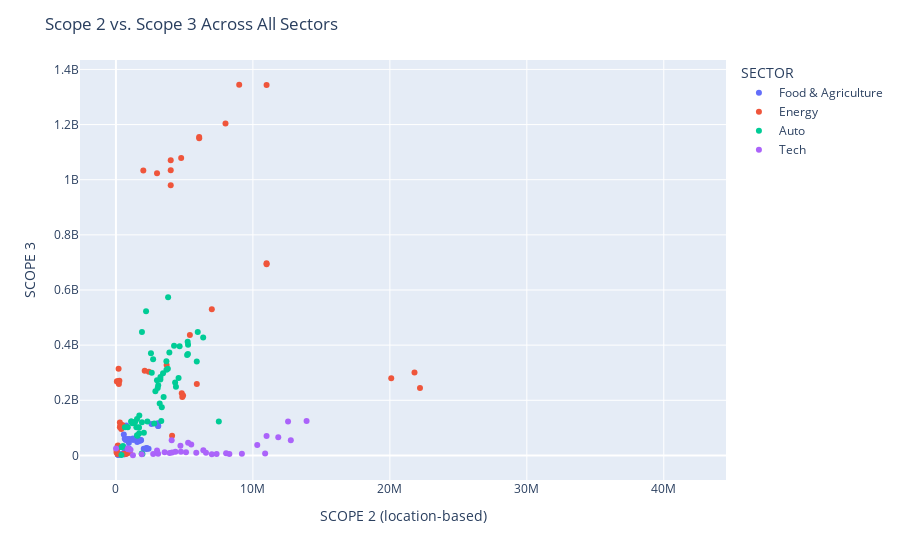

This figure's notebook cell:
### Markdown cell above
### Scope 2 (location-based) vs. Scope 3

### Code cell
# scope 2 (location-based) vs. scope 3 

fig = px.scatter(sectors, x='SCOPE 2 (location-based)', y='SCOPE 3', color='SECTOR', hover_data=['COMPANY NAME'])
fig.update_layout(title='Scope 2 vs. Scope 3 Across All Sectors')
fig.show()

### Figure 1 — Plotly figure (JSON) as saved in the notebook; plotly's stock layout.template omitted (floating-point values rounded to 4 significant figures)
{"data": [{"customdata": [["Anheuser-Busch InBev"], ["Anheuser-Busch InBev"], ["Anheuser-Busch InBev"], ["Anheuser-Busch InBev"], ["Anheuser-Busch InBev"], ["Danone"], ["Danone"], ["Danone"], ["Danone"], ["Danone"], ["Diageo"], ["Diageo"], ["Diageo"], ["Diageo"], ["Diageo"], ["Kellogg’s"], ["Kellogg’s"], ["Kellogg’s"], ["Kellogg’s"], ["Kellogg’s"], ["Molson Coors"], ["Molson Coors"], ["Molson Coors"], ["Molson Coors"], ["Molson Coors"], ["Nestlé"], ["Nestlé"], ["Nestlé"], ["Nestlé"], ["Nestlé"], ["PepsiCo"], ["PepsiCo"], ["PepsiCo"], ["PepsiCo"], ["PepsiCo"], ["Tesco"], ["Tesco"], ["Tesco"], ["Tesco"], ["Tesco"], ["Unilever"], ["Unilever"], ["Unilever"], ["Unilever"], ["Unilever"]], "hovertemplate": "SECTOR=Food & Agriculture<br>SCOPE 2 (location-based)=%{x}<br>SCOPE 3=%{y}<br>COMPANY NAME=%{customdata[0]}<extra></extra>", "legendgroup": "Food & Agriculture", "marker": {"color": "#636efa", "symbol": "circle"}, "mode": "markers", "name": "Food & Agriculture", "orientation": "v", "showlegend": true, "type": "scatter", "x": [2383505, 2215902, 2227758, 2243990, 2029211, 959554, 944877, 864710, 812948, 762805, 179307, 165095, 143905, 142530, 157784, 650835, 590739, 587999, 568692, 553526, 667174, 634136, 604422, 342069, 341701, 3082573, 3089029, 3052234, 2600000, 760000, 1629973, 1556523, 1719610, 1811114, 1834309, 995543, 859583, 718222, 642337, 575462, 1430659, 1321648, 1264328, 1244505, 1224997], "xaxis": "x", "y": [24431839, 26484447, 23652933, 26527444, 24136111, 24885804, 46176955, 26077215, 23733344, 22367000, 2665182, 2764857, 2608674, 4754945, 5723256, 12761542, 8128427, 6449011, 5723300, 6784604, 4933363, 4572089, 4257376, 3961062, 3731920, 107145316, 107145316, 117000828, 113720072, 108900000, 58668530, 48366225, 52604866, 56388182, 54947765, 59795068, 59817490, 56241579, 60258134, 75854334, 60419810, 56779687, 58300345, 61445738, 56442279], "yaxis": "y"}, {"customdata": [["BP"], ["BP"], ["BP"], ["BP"], ["BP"], ["Chevron"], ["Chevron"], ["Chevron"], ["Chevron"], ["Chevron"], ["EDF"], ["EDF"], ["EDF"], ["EDF"], ["EDF"], ["Enel"], ["Enel"], ["Enel"], ["Enel"], ["Enel"], ["Equinor"], ["Equinor"], ["Equinor"], ["Equinor"], ["Equinor"], ["Exxon"], ["Exxon"], ["Exxon"], ["Exxon"], ["Exxon"], ["Gazprom"], ["Gazprom"], ["Gazprom"], ["Gazprom"], ["Gazprom"], ["Orsted"], ["Orsted"], ["Orsted"], ["Orsted"], ["Orsted"], ["Oxy"], ["Oxy"], ["Oxy"], ["Oxy"], ["Oxy"], ["PetroChina"], ["PetroChina"], ["PetroChina"], ["PetroChina"], ["PetroChina"], ["Rosneft"], ["Rosneft"], ["Rosneft"], ["Rosneft"], ["Rosneft"], ["Saudi Aramco"], ["Saudi Aramco"], ["Saudi Aramco"], ["Saudi Aramco"], ["Saudi Aramco"], ["Shell"], ["Shell"], ["Shell"], ["Shell"], ["Shell"]], "hovertemplate": "SECTOR=Energy<br>SCOPE 2 (location-based)=%{x}<br>SCOPE 3=%{y}<br>COMPANY NAME=%{customdata[0]}<extra></extra>", "legendgroup": "Energy", "marker": {"color": "#EF553B", "symbol": "circle"}, "mode": "markers", "name": "Energy", "orientation": "v", "showlegend": true, "type": "scatter", "x": [5400000, 5200000, 3700000, 2400000, 2100000, 3000000, 2000000, 4000000, 4000000, 4000000, 470025, 289243, 320773, 288947, 388819, 115000, 770163, 548948, 721000, 1010000, 194063, 215474, 251513, 97048, 68581, 9000000, 9000000, 9000000, 7000000, 7000000, 8198070, 6077827, 4762910, 6080000, 4020000, 151000, 123000, 111000, 53000, 45000, 4100000, 5905273, 4807697, 4844808, 4903258, null, 41910000, 39870000, 38150000, 40880000, 22200000, 21800000, 20100000, 18500000, null, null, null, 18100000, 15500000, 16100000, 11000000, 11000000, 11000000, 9000000, 8000000], "xaxis": "x", "y": [437000000, null, 327600000, 303600000, 306700000, 1023000000, 1033000000, 980000000, 1071000000, 1034000000, 110759561, 119363628, 106649250, 101804919, 95917659, 5261003, 5819007, 5315425, 6000610, 9504170, 314102157, 258995398, 271036800, 268747731, 268367000, null, null, null, null, 530000000, null, 1154544765, 1078493075, 1150750000, null, 36234400, 33864140, 25333000, 18179000, 10984000, 71000000, 259100000, 225900000, 211800000, 217000000, null, null, null, null, null, 244300000, 301000000, 280000000, null, null, null, null, null, null, null, 696770000, 693200000, 1343550000, 1344423000, 1204294000], "yaxis": "y"}, {"customdata": [["BMW"], ["BMW"], ["BMW"], ["BMW"], ["BMW"], ["BMW"], ["BYD"], ["BYD"], ["BYD"], ["BYD"], ["BYD"], ["BYD"], ["Daimler/Mercedes"], ["Daimler/Mercedes"], ["Daimler/Mercedes"], ["Daimler/Mercedes"], ["Daimler/Mercedes"], ["Daimler/Mercedes"], ["Fiat-Chrysler"], ["Fiat-Chrysler"], ["Fiat-Chrysler"], ["Fiat-Chrysler"], ["Fiat-Chrysler"], ["Fiat-Chrysler"], ["Ford"], ["Ford"], ["Ford"], ["Ford"], ["Ford"], ["Ford"], ["Geely"], ["Geely"], ["Geely"], ["Geely"], ["Geely"], ["Geely"], ["General Motors"], ["General Motors"], ["General Motors"], ["General Motors"], ["General Motors"], ["General Motors"], ["Honda"], ["Honda"], ["Honda"], ["Honda"], ["Honda"], ["Honda"], ["Hyundai"], ["Hyundai"], ["Hyundai"], ["Hyundai"], ["Hyundai"], ["Tesla"], ["Tesla"], ["Tesla"], ["Tesla"], ["Tesla"], ["Tesla"], ["Toyota"], ["Toyota"], ["Toyota"], ["Toyota"], ["Toyota"], ["Toyota"], ["Volkswagen"], ["Volkswagen"], ["Volkswagen"], ["Volkswagen"], ["Volkswagen"], ["Volkswagen"]], "hovertemplate": "SECTOR=Auto<br>SCOPE 2 (location-based)=%{x}<br>SCOPE 3=%{y}<br>COMPANY NAME=%{customdata[0]}<extra></extra>", "legendgroup": "Auto", "marker": {"color": "#00cc96", "symbol": "circle"}, "mode": "markers", "name": "Auto", "orientation": "v", "showlegend": true, "type": "scatter", "x": [1572432, 1539378, 1540667, 1333076, 1404348, 1187339, null, null, null, 3945773, 4903502, 7511038, 2041000, 1687000, 1706000, 1492000, 1123000, 1121000, 3309598, 2795995, 2296709, 1983910, 2200000, 1900000, 3482444, 3349808, 3195704, 2715328, 2616003, 2557313, 346173, 425622, 418180, 518514, 867943, 655705, 4572734, 4322761, 4381970, 3087816, 2881767, 2996074, 3790000, 3690000, 3440000, 3050000, 3245113, 3249764, 1882674, 1936902, 1897855, 1680079, 1660238, null, null, null, null, 403000, 408000, 5265425, 5238108, 4244743, 3684721, 3900000, 3810000, 5901889, 6370514, 5973894, 5257618, 5195961, 4650011], "xaxis": "x", "y": [71690753, 73093077, 132520346, 117682832, 121705367, 116586786, null, null, null, null, null, 123025950, 82530800, 79300000, 144408800, 102237000, 123158000, 123025950, 124729588, 115993925, 122750694, null, 523305000, 447230000, 211807837, 174463469, 187993867, 349281992, 299853676, 370223094, null, null, null, 34097000, 102344820, 101818690, 280849954, 264495398, 249313396, 254440148, 233167875, 272722605, 314067700, 310718300, 297816499, 244758486, 275724920, 284409746, 7051724, 5582405, 120382017, 100536484, 101790793, null, null, null, null, 1954000, 30100000, 401742000, 412184600, 397940000, 341344044, 373340317, 573825072, 340767244, 427972277, 447225434, 368258661, 364179966, 395681718], "yaxis": "y"}, {"customdata": [["Alphabet"], ["Alphabet"], ["Alphabet"], ["Alphabet"], ["Alphabet"], ["Amazon"], ["Amazon"], ["Amazon"], ["Amazon"], ["Amazon"], ["Apple"], ["Apple"], ["Apple"], ["Apple"], ["Apple"], ["Meta"], ["Meta"], ["Meta"], ["Meta"], ["Meta"], ["Microsoft"], ["Microsoft"], ["Microsoft"], ["Microsoft"], ["Microsoft"], ["Samsung"], ["Samsung"], ["Samsung"], ["Samsung"], ["Samsung"], ["TSMC"], ["TSMC"], ["TSMC"], ["TSMC"], ["TSMC"]], "hovertemplate": "SECTOR=Tech<br>SCOPE 2 (location-based)=%{x}<br>SCOPE 3=%{y}<br>COMPANY NAME=%{customdata[0]}<extra></extra>", "legendgroup": "Tech", "marker": {"color": "#ab63fa", "symbol": "circle"}, "mode": "markers", "name": "Tech", "orientation": "v", "showlegend": true, "type": "scatter", "x": [4344686, 5116949, 5865095, 6576239, 8045400, 4710000, 5500000, 5270000, 4070000, 12768034, 8730, 862127, 890200, 890200, 1065405, 1241000, 1885000, 2718000, 3080194, 3921611, 3000523, 3556553, 4102445, 4745197, 6381250, 10318000, 10998000, 11852400, 12566000, 13920000, 7001655, 7350195, 8282509, 9196964, 10893689], "xaxis": "x", "y": [12900467, 11669000, 9376000, 9503000, 7600000, 34710000, 39910000, 45750000, 55360000, 54977815, 25070000, 24980000, 22547000, 23128400, 20550000, 652000, 4078000, 5091000, 5651459, 8466248, 17834520, 11322527, 10817756, 13784501, 18863000, 38234000, 70063000, 65591000, 123234900, 124715000, 4315604, 5307729, 5571946, 6127157, 7429158], "yaxis": "y"}], "layout": {"legend": {"title": {"text": "SECTOR"}, "tracegroupgap": 0}, "margin": {"t": 60}, "title": {"text": "Scope 2 vs. Scope 3 Across All Sectors"}, "xaxis": {"anchor": "y", "domain": [0, 1], "title": {"text": "SCOPE 2 (location-based)"}}, "yaxis": {"anchor": "x", "domain": [0, 1], "title": {"text": "SCOPE 3"}}}}
